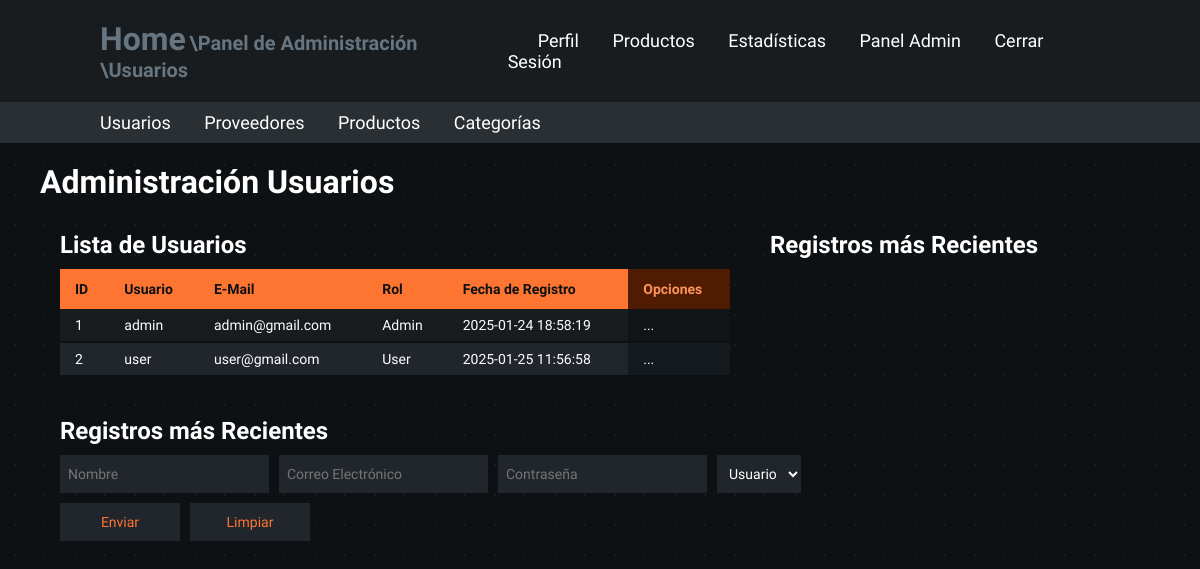
The app's page /admin-panel/users (signed in), older data.
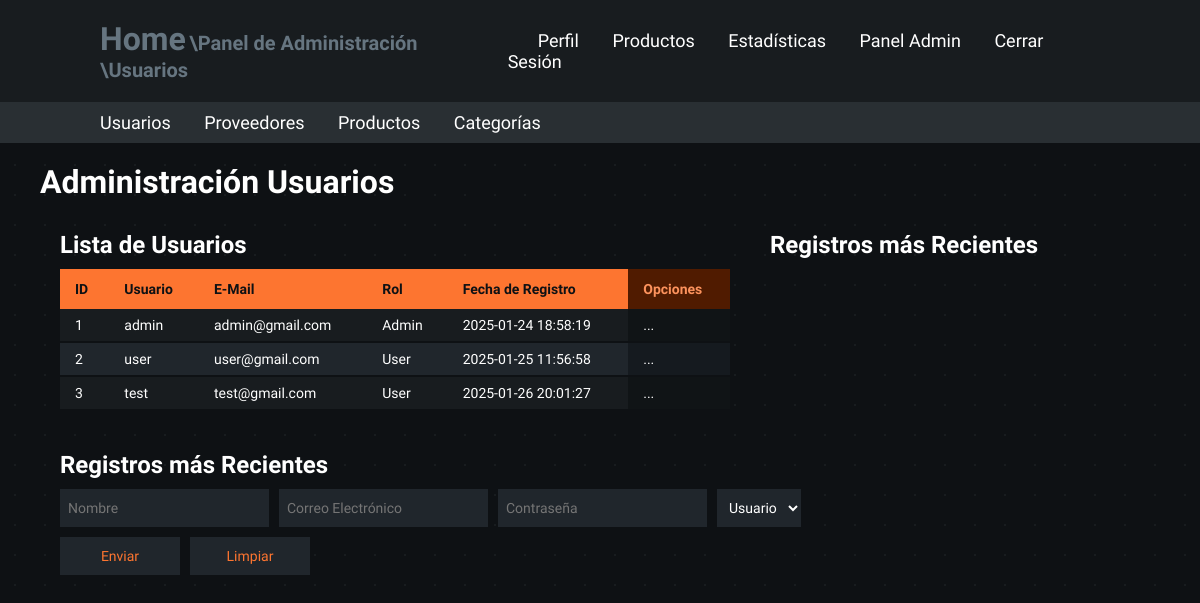
The same page, newer data.
### models.py (models this page shows, shortened)
class Users(db.Base):
    __tablename__ = "users"
    user_id = Column(Integer, primary_key=True)
    role_id = Column(Integer, ForeignKey("roles.role_id"), nullable=False)
    user_email = Column(String(255), nullable=False)
    user_hash_password = Column(String(255), nullable=False)
    user_name = Column(String(255), nullable=False, server_default="unidentified_user")
    user_register_date = Column(DateTime, nullable=False, server_default=text("CURRENT_TIMESTAMP"))
    @property
    def user_password(self):
        raise AttributeError('Password is not a readable Attribute!')

### app.py (the view)
@app.route("/admin-panel/users")
@admin_login_required
def admin_panel_users():
    registered_users = db.session.query(Users).order_by(Users.user_id)
    return render_template("admin_users.html", is_admin=session["is_admin"],
                           registered_users=registered_users)

### app.py (called while the page is built)
@app.before_request
def validate_session():
    if request.endpoint == 'static':
        return
    print("DEBUG - Validando Sesion")
    time.sleep(0.3)
    print("DEBUG - Sesion Validada")
    if 'user_id' in session:
        user = db.session.query(Users).filter_by(user_id=session['user_id']).first()
        if not user:
            session.clear()
            flash("Error - Sesión Expirada", "warning")
            return redirect(url_for("login"))
        elif user.role_id != session.get('role_id'):
            session['role_id'] = user.role_id
            session['is_admin'] = user.role_id == 0

def admin_login_required(original_function):
    @wraps(original_function)
    def decorated_function(*args, **kwargs):
        redirect_url = None
        if 'user_id' not in session:
            print("Not Logged In")
            return redirect(url_for('login'))
        user = db.session.query(Users).filter_by(user_id=session['user_id']).first()
        if not user or user.role_id != 0:
            print("Insufficient Roles")
            redirect_url = url_for('home')
        if redirect_url:
            return redirect(redirect_url)
        return original_function(*args, **kwargs)
    return decorated_function

### templates/admin_users.html (shortened to what this page needs)
<!DOCTYPE html>
<html lang="es">
<head>
    <link rel="stylesheet" href="../static/variables.css">
    <link rel="stylesheet" href="../static/main.css">
    <link rel="stylesheet" href="../static/containers.css">
    <link rel="stylesheet" href="../static/navbars.css">
    <link rel="stylesheet" href="../static/tables.css">
    <link rel="stylesheet" href="../static/fonts.css">
    <link rel="stylesheet" href="../static/forms.css">
</head>
<body class="general-body">
    <header class="header">
        <span>
            <a href="/" class="home">Home</a>
            <a href="/admin-panel" class="subrute"> \Panel de Administración</a>
            <a href="/admin-panel/users" class="subrute"> \Usuarios</a>
        </span>
        <nav class="navbar">
            <a href="/profile">Perfil</a>
            <a href="/products">Productos</a>
            <a href="/statistics">Estadísticas</a>
            {% if is_admin == True %}
                <a href="/admin-panel">Panel Admin</a>
            {% endif %}
            <a class="log-out" href="/cerrar-login">Cerrar Sesión</a>
        </nav>
    </header>
    <header class="admin-header">
        <nav class="admin-navbar">
            <a href="/admin-panel/users">Usuarios</a>
            <a href="/admin-panel/suppliers">Proveedores</a>
            <a href="/admin-panel/products">Productos</a>
            <a href="/admin-panel/categories">Categorías</a>
        </nav>
    </header>
    <section class="container-type-1">
        <h1>Administración Usuarios</h1>
    </section>
    <section class="container-type-1 flex-container flex-jst-sb">
        <article class="container-type-1 no-margin full-width">
            <h2>Lista de Usuarios</h2>
            <table class="table-type-1 alternate hover">
                <thead>
                    <tr>
                        <th class="th-title">ID</th>
                        <th class="th-title">Usuario</th>
                        <th class="th-title">E-Mail</th>
                        <th class="th-title">Rol</th>
                        <th class="th-title">Fecha de Registro</th>
                        <th class="th-option">Opciones</th>
                    </tr>
                </thead>
                <tbody">
                    {% if registered_users %}
                    {% for user in registered_users %}
                    <tr>
                        <td>{{user.user_id}}</td>
                        <td>{{user.user_name}}</td>
                        <td>{{user.user_email}}</td>
                        <td>
                            {% if user.role_id == 0 %}
                                Admin
                            {% else %}
                                User
                            {% endif %}
                        </td>
                        <td>{{user.user_register_date}}</td>
                        <td class="td-option">...</td>
                    </tr>
                    {% endfor %}
                    {% endif %}
            </table>
        </article>
        <article class="container-type-1 no-margin full-width">
            <h2>Registros más Recientes</h2>
        </article>
    </section>
    <section class="container-type-1 flex-container">
        <article class="no-margin">
            <h2>Registros más Recientes</h2>
            <form action="/admin-panel/users/add-user" method="POST" class="table-form-type-1">
                <fieldset class="flex-container">
                    <section>
                        <input type="text" id="name_input" placeholder="Nombre" name="txtUserName" required autocomplete="off">
                    </section>
                    <section>
                        <input type="email" id="email_input" placeholder="Correo Electrónico" name="txtEmail" required autocomplete="off">
                    </section>
                    <section>
                        <input type="password" id="password_input" placeholder="Contraseña" name="txtPassword" required autocomplete="off">
                    </section>
                    <section>
                        <select id="role" name="txtRole">
                            <option value="1">Usuario</option>
                        </select>
                    </section>
                </fieldset>
                <fieldset>
                    <section class="flex-container">
                        <section>
                            <button type="submit">Enviar</button>
                        </section>
                        <section>
                            <button type="reset">Limpiar</button>
                        </section>
                    </section>
                </fieldset>
                <fieldset>
                    <section id="error-message" class="general-form-message error">
                    </section>
                    <section id="success-message" class="general-form-message success">
                    </section>
                </fieldset>
            </form>
        </article>
    </section>
</body>
</html>

### static/variables.css (style rules this page uses)
:root { --background-gray: #0e1114; --background-details: #181c1f; --unregistered-background-details: rgba(255, 255, 255, 0.05); --t04-gray: rgba(255, 255, 255, 0.4); --t02-gray: rgba(255, 255, 255, 0.2); --t1-white: rgba(255, 255, 255, 1); --error-red: rgb(239 68 68); --success-green: rgb(122, 239, 68); --warning-yellow: rgb(236, 218, 52); --light-gray: #b3b3b3; --main-gray: #181c1f; --main-gray-c: #292f33; --bgray-1: #181c1f; --bgray-1-c: #101416; --bgray-2: #20262c; --bgray-2-c: #151a1f; --bgray-3: #0e1114; --bgray-4: #3a454d; --bgray-5: #667580; --main-orange: #fd7530; --pale-orange: #fd935d; --dark-orange: #501b00; --highlight-red: rgb(239 68 68); }

### static/main.css (style rules this page uses)
* { margin: 0; padding: 0; box-sizing: border-box; font-family: "Lexend", Arial, Helvetica, sans-serif; color: var(--t1-white); }
body { min-height: 100dvh; background-color: var(--background-gray); }
.general-body { background-size: 30px 30px; background-image: radial-gradient(circle, var(--background-details) 1px, var(--background-gray) 1px); }
header { top: 0; left: 0; width: 100%; padding: 20px 100px; margin: 0; }
.header { background: var(--main-gray); display: flex; justify-content: space-between; align-items: center; z-index: 100; }
.admin-header { background: var(--main-gray-c); display: flex; justify-content: space-between; align-items: center; z-index: 100; padding: 10px 100px; }

### static/containers.css (style rules this page uses)
.container-type-1 { margin: 20px 40px; max-height: 600px; }
.no-margin { margin: 0; }
.full-width { width: 100%; }
.flex-container { display: flex; }
.flex-jst-sb { justify-content: space-between; }

### static/navbars.css (style rules this page uses)
.navbar a { position: relative; font-size: 18px; color: var(--t1-white); font-weight: 500; text-decoration: none; margin-left: 30px; transition: .3s; }
.admin-navbar a { position: relative; font-size: 18px; color: var(--t1-white); font-weight: 500; text-decoration: none; margin-right: 30px; transition: .3s; }
.home { color: var(--bgray-5); font-size: 32px; text-decoration: none; font-weight: 700; transition: .3s; }
.subrute { color: var(--bgray-5); font-size: 20px; text-decoration: none; font-weight: 700; transition: .3s; }

### static/tables.css (style rules this page uses)
.table-type-1 { margin: 10px 20px; border-collapse: collapse; min-width: 670px; }
.table-type-1 thead tr .th-title { background-color: var(--main-orange); text-align: left; color: var(--bgray-3); font-weight: 700; }
.table-type-1 thead tr .th-option { background-color: var(--dark-orange); text-align: left; color: var(--pale-orange); font-weight: 700; }
.table-type-1 tbody tr { background-color: var(--bgray-1); border-bottom: 2px solid var(--bgray-3); }
.table-type-1.alternate tbody tr:nth-of-type(even) { background-color: var(--bgray-2); }
.table-type-1 tbody tr .td-option { background-color: var(--bgray-1-c); border-bottom: 2px solid var(--bgray-3); transition: 0.2s; }
.table-type-1.alternate tbody tr:nth-of-type(even) .td-option { background-color: var(--bgray-2-c); }
.table-type-1 tbody td { padding: 8px 15px; transition: 0.2s; }
.table-type-1 thead th { padding: 12px 15px; }

### static/forms.css (style rules this page uses)
.table-form-type-1 { margin: 10px 20px; display: flex; flex-direction: column; min-width: 670px; }
.table-form-type-1 fieldset { border: none; outline: none; margin: 0 0 10px 0; }
.table-form-type-1 input, .table-form-type-1 select { height: 38px; background-color: var(--bgray-2); border: none; outline: none; padding: 10px 8px; margin: 0 10px 0 0; transition: 0.3s; }
.table-form-type-1 button { color: var(--main-orange); height: 38px; min-width: 120px; background-color: var(--bgray-2); border: none; outline: none; padding: 10px 8px; margin: 0 10px 0 0; transition: 0.3s; }
.general-form-message { font-size: 14px; font-weight: 500; padding: 10px 0 0 20px; opacity: 1; }
.general-form-message.error { color: var(--error-red); }
.general-form-message.success { color: var(--success-green); }

Row changes from the older to the newer data that the page shows:
added Users: user_id "3", user_name "test", user_email "test@gmail.com", shows "User", user_register_date "2025-01-26 20:01:27"
